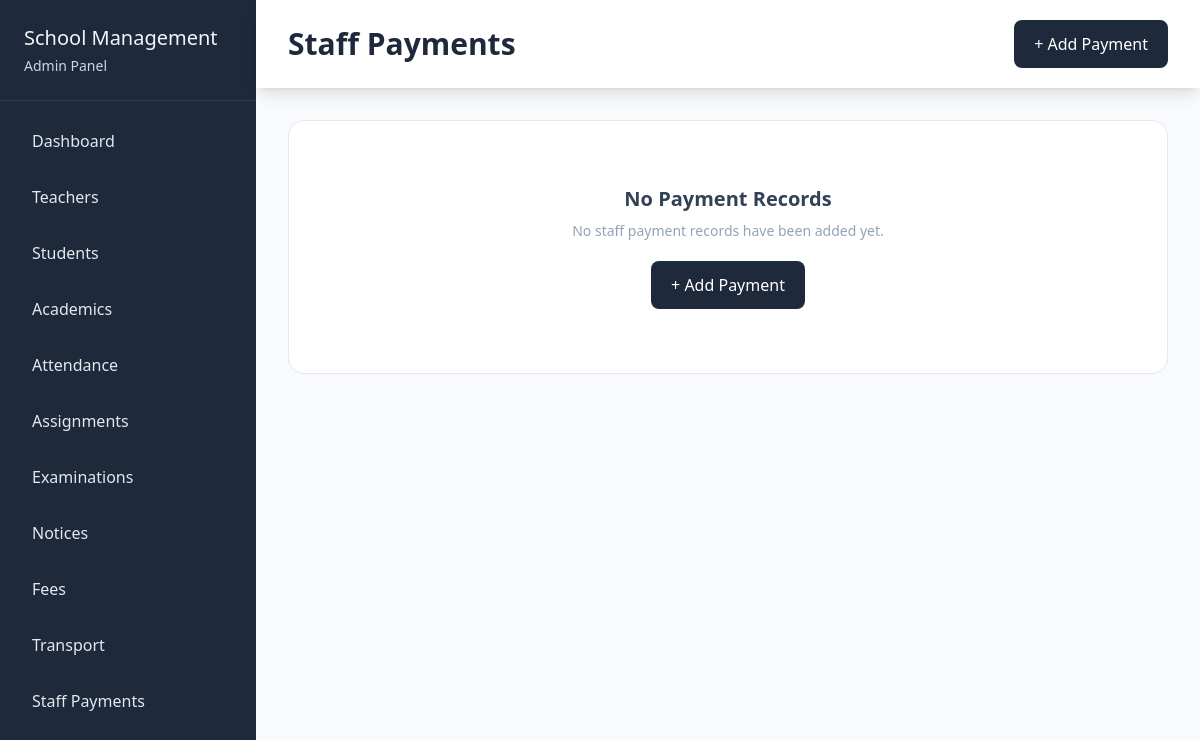
The page /payments/manage/ on the database as committed earlier.
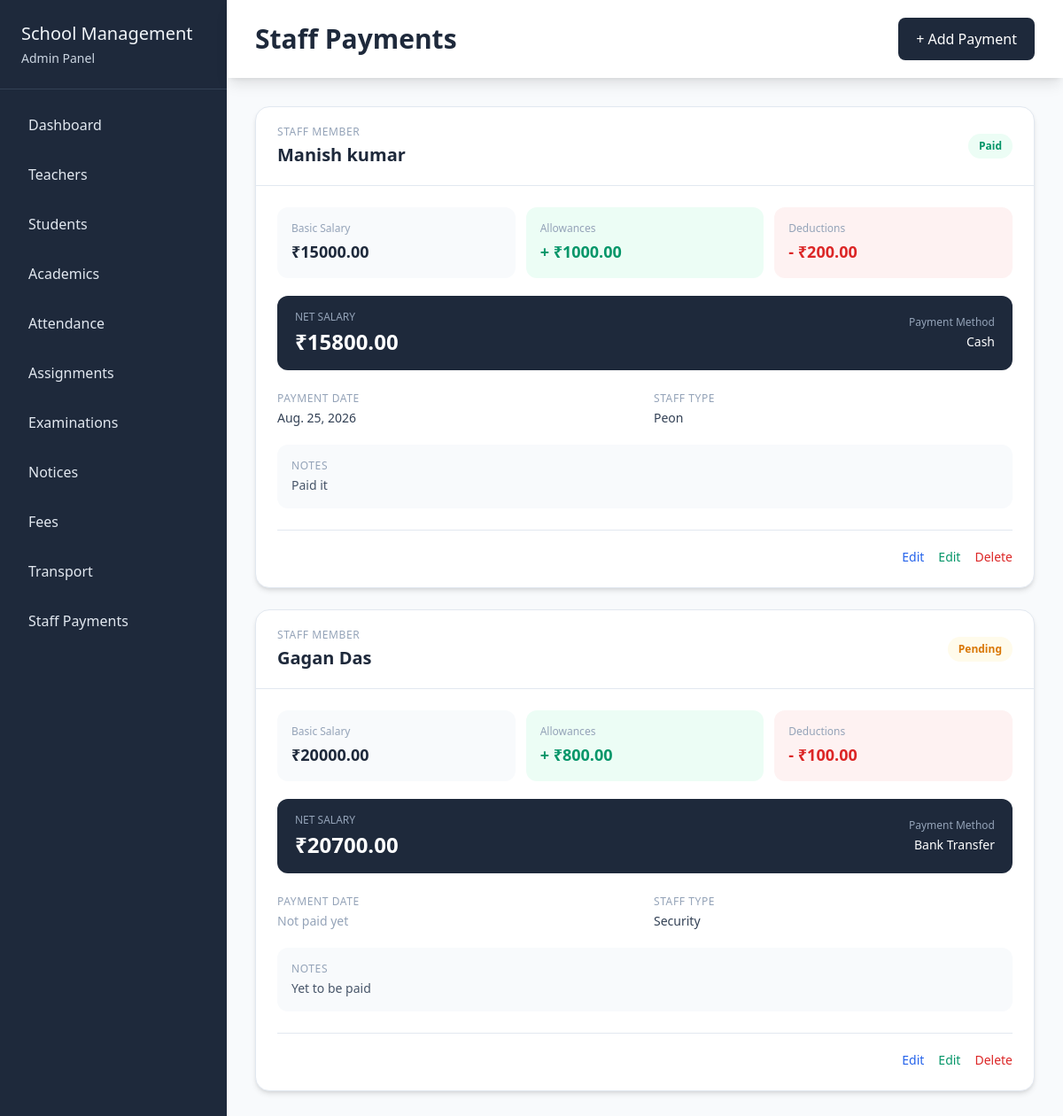
The same page on the database as committed later.
### staffpayments/models.py (models this page shows, shortened)
class StaffPayment(models.Model):
    PAYMENT_STATUS = [
        ("Pending", "Pending"),
        ("Paid", "Paid")
    ]
    PAYMENT_METHOD =[
        ("Cash", "Cash"),
        ("Bank Transfer", "Bank Transfer"),
        ("UPI", "UPI"),
        ("Cheque", "Cheque"),
    ]
    staff = models.ForeignKey(Staff, on_delete=models.CASCADE)
    basic_salary = models.DecimalField(max_digits=10, decimal_places=2)
    allowances = models.DecimalField(max_digits=10, decimal_places=2, default=0)
    deductions = models.DecimalField(max_digits=10, decimal_places=2, default=0)
    net_salary = models.DecimalField(max_digits=10, decimal_places=2)
    payment_date = models.DateField(null=True, blank=True)
    status = models.CharField(max_length=50, choices=PAYMENT_STATUS, default="Pending")
    payment_method = models.CharField(max_length=50, choices=PAYMENT_METHOD, default="Cash")
    notes = models.TextField(null= True, blank= True)

### staffs/models.py (models this page shows, shortened)
class Staff(models.Model):
    STAFF_TYPES = [
        ("Peon", "Peon"),
        ("Security", "Security"),
        ("Helper", "Helper"),
        ("Librarian", "Librarian"),
        ("Gardener", "Gardener"),
        ("Accountant", "Accountant"),
        ("Other", "Other"),
    ]
    GENDER_CHOICES = [
        ("Male", "Male"),
        ("Female", "Female"),
        ("Other", "Other"),
    ]
    name = models.CharField(max_length=100)
    cover_image = models.ImageField(upload_to="staff/")
    address = models.TextField()
    staff_type = models.CharField(max_length=50, choices=STAFF_TYPES)
    gender = models.CharField(max_length=50, choices=GENDER_CHOICES)
    phone = models.CharField(max_length=15)
    email = models.EmailField(null=True, blank=True)
    joining_date = models.DateField()
    salary = models.DecimalField(max_digits=10, decimal_places=2)

### staffpayments/views.py (the view)
# urls.py: path("manage/", views.manage_staffpayments, name="manage_staffpayments"),
def manage_staffpayments(req):
    data = {
        "payments" : StaffPayment.objects.all(),
    }
    return render(req, "staffpayments/manage_staffpayments.html", data)

### staffpayments/templates/staffpayments/manage_staffpayments.html (shortened to what the changed rows need)
{% extends 'school_admin/base.html' %}
{% block content %}
<div class="flex-1">
    <div class="bg-white px-8 py-5 shadow-lg mb-8 flex items-center justify-between">
        <h1 class="text-3xl font-semibold text-slate-800">Staff Payments</h1>
    </div>
    <div class="px-8 pb-10">
        <div class="grid grid-cols-1 xl:grid-cols-2 gap-6">
            {% for payment in payments %}
            <div class="bg-white rounded-2xl border border-slate-200 shadow-md overflow-hidden hover:shadow-lg transition">
                <div class="px-6 py-5 border-b border-slate-200 flex items-center justify-between">
                    <div>
                        <p class="text-xs uppercase tracking-wider text-slate-400">Staff Member</p>
                        <h2 class="text-xl font-semibold text-slate-800 mt-1">{{ payment.staff.name }}</h2>
                    </div>
                    {% if payment.status == "Paid" %}
                    <span class="px-3 py-1.5 rounded-full bg-emerald-50 text-emerald-600 text-xs font-semibold">Paid</span>
                    {% else %}
                    <span class="px-3 py-1.5 rounded-full bg-amber-50 text-amber-600 text-xs font-semibold">Pending</span>
                    {% endif %}
                </div>
                <div class="p-6">
                    <div class="grid grid-cols-3 gap-3">
                        <div class="bg-slate-50 rounded-xl p-4">
                            <p class="text-xs text-slate-400">Basic Salary</p>
                            <p class="text-lg font-semibold text-slate-800 mt-1">₹{{ payment.basic_salary }}</p>
                        </div>
                        <div class="bg-emerald-50 rounded-xl p-4">
                            <p class="text-xs text-slate-400">Allowances</p>
                            <p class="text-lg font-semibold text-emerald-600 mt-1">+ ₹{{ payment.allowances }}</p>
                        </div>
                        <div class="bg-red-50 rounded-xl p-4">
                            <p class="text-xs text-slate-400">Deductions</p>
                            <p class="text-lg font-semibold text-red-600 mt-1">- ₹{{ payment.deductions }}</p>
                        </div>
                    </div>
                    <div class="mt-5 px-5 py-4 rounded-xl bg-slate-800 flex items-center justify-between">
                        <div>
                            <p class="text-xs text-slate-400 uppercase">Net Salary</p>
                            <p class="text-2xl font-semibold text-white mt-1">₹{{ payment.net_salary }}</p>
                        </div>
                        <div class="text-right">
                            <p class="text-xs text-slate-400">Payment Method</p>
                            <p class="text-sm text-white font-medium mt-1">{{ payment.payment_method }}</p>
                        </div>
                    </div>
                    <div class="grid grid-cols-2 gap-5 mt-6">
                        <div>
                            <p class="text-xs uppercase tracking-wider text-slate-400">Payment Date</p>
                            {% if payment.payment_date %}
                            <p class="text-sm font-medium text-slate-700 mt-1">{{ payment.payment_date }}</p>
                            {% else %}
                            <p class="text-sm text-slate-400 mt-1">Not paid yet</p>
                            {% endif %}
                        </div>
                        <div>
                            <p class="text-xs uppercase tracking-wider text-slate-400">Staff Type</p>
                            <p class="text-sm font-medium text-slate-700 mt-1">{{ payment.staff.staff_type }}</p>
                        </div>
                    </div>
                    {% if payment.notes %}
                    <div class="mt-5 p-4 rounded-xl bg-slate-50">
                        <p class="text-xs uppercase tracking-wider text-slate-400">Notes</p>
                        <p class="text-sm text-slate-600 mt-1">{{ payment.notes|truncatechars:100 }}</p>
                    </div>
                    {% endif %}
                    <div class="flex items-center justify-end border-t border-slate-200 mt-6 pt-5">
                        <div class="flex gap-4">
                            <a href="{% url "staffpayment_history" payment.staff.id %}" class="text-sm font-medium text-blue-600 hover:underline">Edit</a>
                            <a href="{% url "edit_staffpayment" payment.id %}" class="text-sm font-medium text-emerald-600 hover:underline">Edit</a>
                            <a href="{% url "delete_staffpayment" payment.id %}" onclick="return confirm('Are you sure you want to delete the payment record for {{ payment.staff.name }}?')" class="text-sm font-medium text-red-600 hover:underline">Delete</a>
                        </div>
                    </div>
                </div>
            </div>
            {% empty %}
            <div class="xl:col-span-2 bg-white rounded-2xl border border-slate-200 py-16 text-center">
                <h2 class="text-xl font-semibold text-slate-700">No Payment Records</h2>
                <p class="text-sm text-slate-400 mt-2">No staff payment records have been added yet.</p>
                <a href="{% url 'insert_staff_payment' %}" class="inline-block mt-5 px-5 py-3 rounded-lg bg-slate-800 text-white hover:bg-slate-700">+ Add Payment</a>
            </div>
            {% endfor %}
        </div>
    </div>
</div>
{% endblock content %}

Rows that differ between the two databases and show on the page:
added StaffPayment: staff.name "Manish kumar", status "Paid", basic_salary "15000.00", allowances "1000.00", deductions "200.00", net_salary "15800.00", payment_method "Cash", payment_date "Aug. 25, 2026", staff.staff_type "Peon", notes "Paid it"
added StaffPayment: staff.name "Gagan Das", status "Pending", basic_salary "20000.00", allowances "800.00", deductions "100.00", net_salary "20700.00", payment_method "Bank Transfer", shows "Not paid yet", staff.staff_type "Security", notes "Yet to be paid"
Other text that changed with them:
text no longer shown: "No Payment Records No staff payment records have been added yet. + Add Payment"
